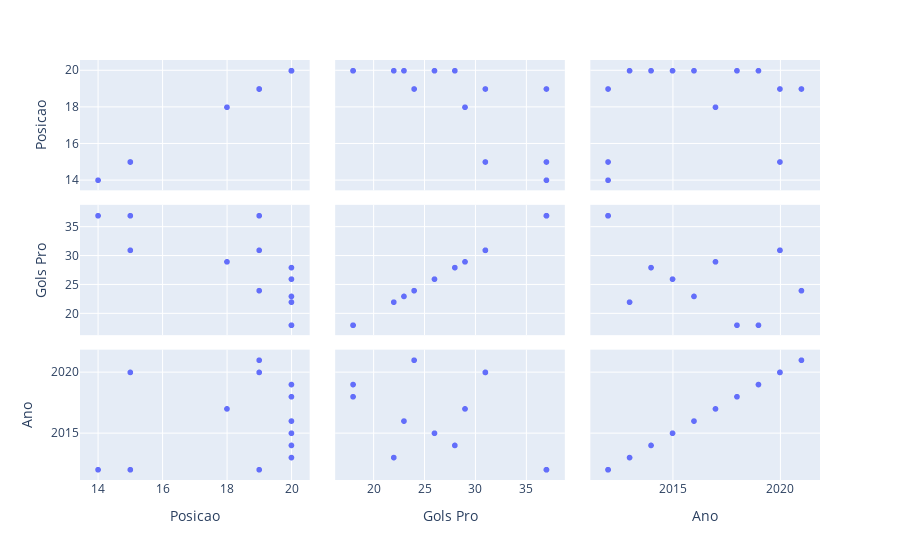

The notebook cell saved with this chart:
### Code cell
grafico = px.scatter_matrix(menosGols, dimensions=['Posicao', 'Gols Pro', 'Ano'])
grafico.show()

### Figure 1 — Plotly figure (JSON) as saved in the notebook; plotly's stock layout.template omitted (floating-point values rounded to 4 significant figures)
{"data": [{"dimensions": [{"axis": {"matches": true}, "label": "Posicao", "values": [19, 15, 14, 20, 20, 20, 20, 18, 20, 20, 15, 19, 19]}, {"axis": {"matches": true}, "label": "Gols Pro", "values": [37, 37, 37, 22, 28, 26, 23, 29, 18, 18, 31, 31, 24]}, {"axis": {"matches": true}, "label": "Ano", "values": [2012, 2012, 2012, 2013, 2014, 2015, 2016, 2017, 2018, 2019, 2020, 2020, 2021]}], "hovertemplate": "%{xaxis.title.text}=%{x}<br>%{yaxis.title.text}=%{y}<extra></extra>", "legendgroup": "", "marker": {"color": "#636efa", "symbol": "circle"}, "name": "", "showlegend": false, "type": "splom"}], "layout": {"dragmode": "select", "legend": {"tracegroupgap": 0}, "margin": {"t": 60}}}
